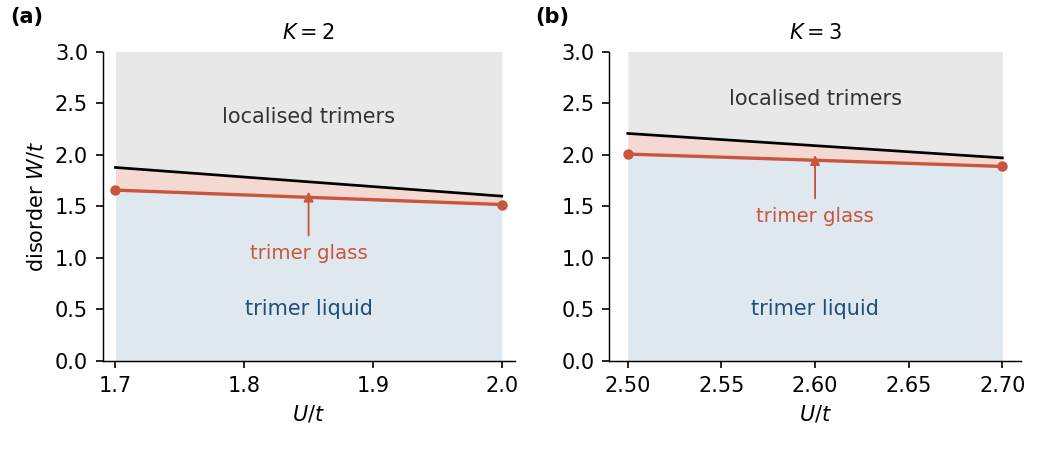

This chart was generated by the following Python code:
"""Phase diagram of the trimer liquid in the (U, W) plane: glass line W_glass(U) (every state of the
liquid, n < n_1(U), localised) and W_c^(3)(U) (every trimer state localised), K = 2 and 3."""
import json, numpy as np, matplotlib
matplotlib.use("Agg")
import matplotlib.pyplot as plt
from matplotlib import rcParams
rcParams.update({"font.size": 10, "axes.linewidth": 0.7})
fig, axes = plt.subplots(1, 2, figsize=(7.0, 3.0))
B, R = "#1f4e79", "#c9563c"
g = json.load(open("../emergent/glass_line.json")); g1 = json.load(open("../emergent/glass_line_single.json")); Ucompact = {2: 1.7, 3: 2.5}
thr = {2: (1.369, 1.414), 3: (2.159, 2.309)}
for ax, K in zip(axes, (2, 3)):
    rows = [r for r in g[str(K)] if r["n1"] < 1 and r["U"] >= Ucompact[K] - 1e-9]
    U = np.array([r["U"] for r in rows]); Wg = np.array([r["W_glass"] for r in rows]); Wc = np.array([r["Wc3"] for r in rows])
    r1 = [r for r in g1[str(K)] if r["U"] >= Ucompact[K] - 1e-9]; W1 = np.array([r["W1_glass"] for r in r1])
    ax.fill_between(U, 0, Wg, color="#dfe7ef", lw=0)
    ax.fill_between(U, Wg, Wc, color="#f3d9d2", lw=0)
    ax.fill_between(U, Wc, 3.0, color="#e8e8e8", lw=0)
    ax.plot(U, Wg, "o-", color=R, ms=4, lw=1.6); ax.plot(U, Wc, "-", color="black", lw=1.3)
    ax.set_title(f"$K={K}$", fontsize=10); ax.set_xlabel("$U/t$"); ax.set_ylim(0, 3.4)
    ax.set_xlim(U.min() - 0.01, U.max() + 0.01)
    for sp in ("top", "right"): ax.spines[sp].set_visible(False)
    um = 0.5 * (U.min() + U.max()); ul = U.min() + 0.25 * (U.max() - U.min()); ur = U.max() - 0.06 * (U.max() - U.min())
    ax.set_ylim(0, 3.0)
    ax.text(um, 0.5, "trimer liquid", fontsize=10, color=B, ha="center", va="center")
    ax.annotate("trimer glass", xy=(um, 0.5 * (np.interp(um, U, Wg) + np.interp(um, U, Wc))), xytext=(um, np.interp(um, U, Wg) - 0.45), fontsize=9.5, color=R, ha="center", va="top", arrowprops=dict(arrowstyle="-|>", color=R, lw=0.9, shrinkB=1))
    ax.text(um, 0.5 * (np.interp(um, U, Wc) + 3.0), "localised trimers", fontsize=10, color="#333333", ha="center", va="center")
axes[0].set_ylabel("disorder $W/t$")
fig.tight_layout(w_pad=2.0); fig.text(0.01, 0.95, "(a)", fontsize=10, fontweight="bold"); fig.text(0.51, 0.95, "(b)", fontsize=10, fontweight="bold"); fig.savefig("fig5.pdf"); fig.savefig("fig5.png", dpi=150)
